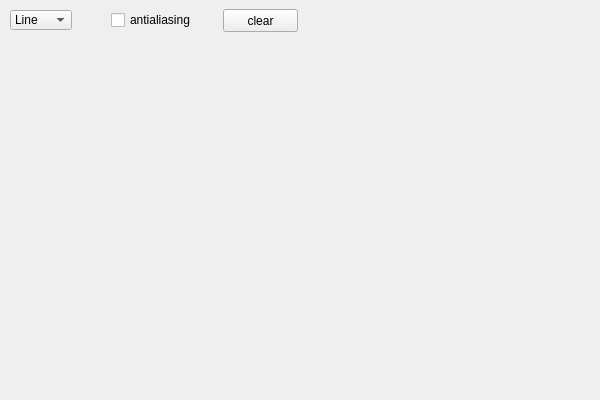
<?xml version="1.0" encoding="UTF-8"?>
<ui version="4.0">
 <class>BresenhamClass</class>
 <widget class="QWidget" name="BresenhamClass">
  <property name="geometry">
   <rect>
    <x>0</x>
    <y>0</y>
    <width>600</width>
    <height>400</height>
   </rect>
  </property>
  <property name="windowTitle">
   <string>Bresenham</string>
  </property>
  <widget class="QWidget" name="widget" native="true">
   <property name="geometry">
    <rect>
     <x>10</x>
     <y>0</y>
     <width>311</width>
     <height>41</height>
    </rect>
   </property>
   <widget class="QCheckBox" name="checkBox">
    <property name="geometry">
     <rect>
      <x>101</x>
      <y>12</y>
      <width>94</width>
      <height>16</height>
     </rect>
    </property>
    <property name="maximumSize">
     <size>
      <width>94</width>
      <height>16</height>
     </size>
    </property>
    <property name="text">
     <string>antialiasing</string>
    </property>
   </widget>
   <widget class="QPushButton" name="clear_btn">
    <property name="geometry">
     <rect>
      <x>213</x>
      <y>9</y>
      <width>75</width>
      <height>23</height>
     </rect>
    </property>
    <property name="maximumSize">
     <size>
      <width>75</width>
      <height>23</height>
     </size>
    </property>
    <property name="text">
     <string>clear</string>
    </property>
   </widget>
   <widget class="QComboBox" name="comboBox">
    <property name="geometry">
     <rect>
      <x>0</x>
      <y>10</y>
      <width>62</width>
      <height>20</height>
     </rect>
    </property>
    <property name="maximumSize">
     <size>
      <width>62</width>
      <height>20</height>
     </size>
    </property>
    <item>
     <property name="text">
      <string>Line</string>
     </property>
    </item>
    <item>
     <property name="text">
      <string>Circle</string>
     </property>
    </item>
   </widget>
  </widget>
  <widget class="QWidget" name="widget_2" native="true">
   <property name="geometry">
    <rect>
     <x>10</x>
     <y>40</y>
     <width>581</width>
     <height>351</height>
    </rect>
   </property>
  </widget>
 </widget>
 <layoutdefault spacing="6" margin="11"/>
 <resources>
  <include location="Bresenham.qrc"/>
 </resources>
 <connections>
  <connection>
   <sender>clear_btn</sender>
   <signal>clicked()</signal>
   <receiver>BresenhamClass</receiver>
   <slot>clear_slot()</slot>
   <hints>
    <hint type="sourcelabel">
     <x>264</x>
     <y>22</y>
    </hint>
    <hint type="destinationlabel">
     <x>393</x>
     <y>16</y>
    </hint>
   </hints>
  </connection>
 </connections>
 <slots>
  <slot>clear_slot()</slot>
 </slots>
</ui>
